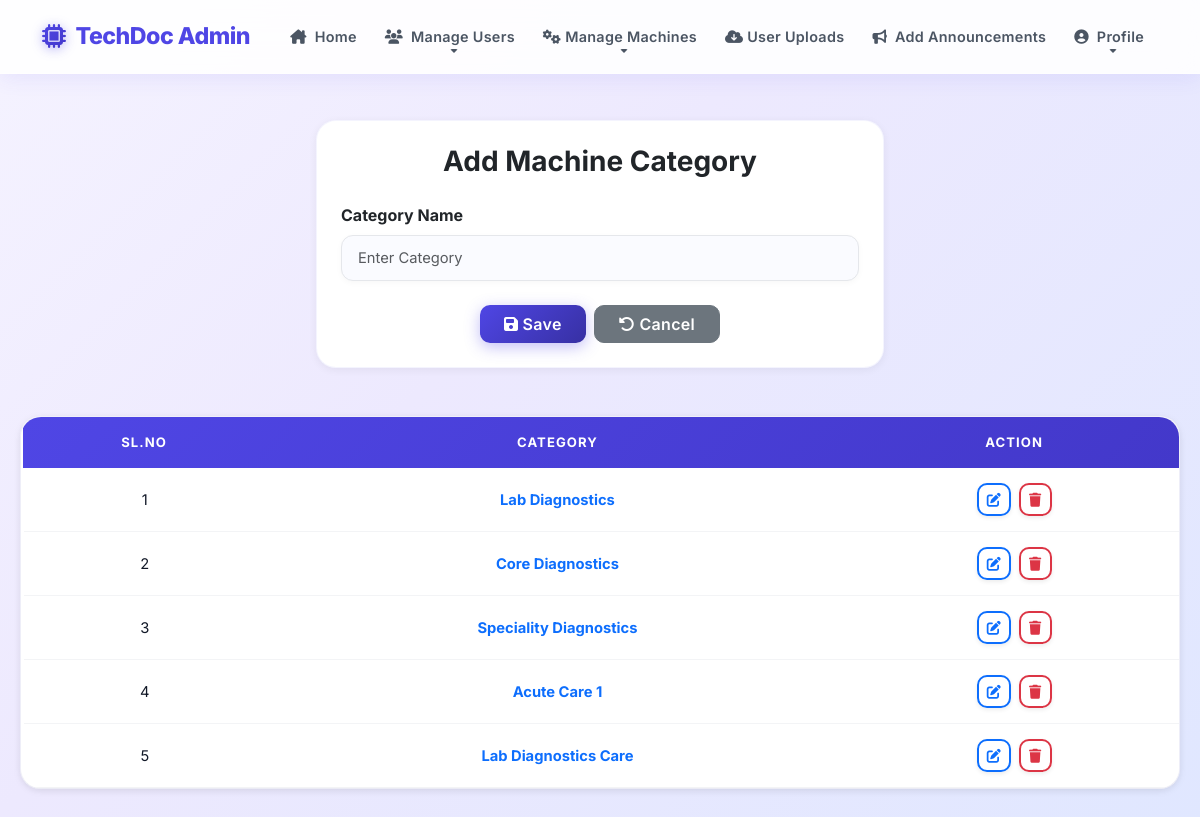
/wadmin/Addcategory/, run on the app's committed database.
### wadmin/models.py (models this page shows)
class MachineCategory(models.Model):
    category_name = models.CharField(max_length=100)
    class Meta:
        db_table = 'tbl_machine_category'

### wadmin/views.py (the view, shortened to what this page needs)
# urls.py: path('Addcategory/', views.addcategory,name="addcategory"),
def addcategory(request):
    categorydata = MachineCategory.objects.all()
    return render(request, "admin/AddMachineCategory.html", {
        'categories': categorydata
    })

### wadmin/Templates/admin/AddMachineCategory.html (shortened to what this page needs)
{% include 'admin/Header.html' %}
<div class="row mb-5 justify-content-center">
<div class="col-md-6">
<div class="card shadow-sm border-0 p-4">
<h3 class="mb-4 fw-bold text-center">
{% if cat %} Edit Machine Category {% else %} Add Machine Category {% endif %}
</h3>
<form action="" method="post">
<div class="mb-3">
<label class="form-label fw-bold">Category Name</label>
<input type="text"
class="form-control"
name="txtcat"
value="{{cat.category_name|default:''}}"
autocomplete="off"
placeholder="Enter Category"
required>
</div>
<div class="d-grid gap-2 d-md-flex justify-content-md-center mt-4">
<button type="submit"
class="btn btn-primary-custom px-4">
<i class="fa-solid fa-save"></i>
{% if cat %} Update {% else %} Save {% endif %}
</button>
<button type="reset"
class="btn btn-secondary px-4">
<i class="fa-solid fa-rotate-left"></i> Cancel
</button>
</div>
</form>
</div>
</div>
</div>
<div class="card shadow-sm border-0">
<div class="card-body p-0">
<table class="table table-custom table-hover m-0 w-100 text-center">
<thead class="text-center">
<tr>
<th>Sl.No</th>
<th>Category</th>
<th>Action</th>
</tr>
</thead>
<tbody>
{% for i in categories %}
<tr>
<td>{{forloop.counter}}</td>
<td class="fw-bold text-primary">
{{i.category_name}}
</td>
<td>
<div class="d-flex justify-content-center gap-2">
<a href="{% url 'wadmin:editcategory' i.id %}"
class="btn btn-sm btn-outline-primary shadow-sm">
<i class="fa-solid fa-pen-to-square"></i>
</a>
<a href="{% url 'wadmin:deletecategory' i.id %}"
class="btn btn-sm btn-outline-danger shadow-sm"
onclick="return confirm('Are you sure you want to delete this category?')">
<i class="fa-solid fa-trash"></i>
</a>
</div>
</td>
</tr>
{% endfor %}
</tbody>
</table>
</div>
</div>
</div>
</body>
</html>

### wadmin/Templates/admin/Header.html (style rules this page uses)
:root { --primary: #4f46e5; --primary-dark: #4338ca; --primary-deeper: #3730a3; --accent: #10b981; --danger: #ef4444; --warning: #f59e0b; --info: #06b6d4; --bg-page: linear-gradient(135deg, #f5f3ff 0%, #ede9fe 40%, #e0e7ff 100%); --text-main: #111827; --text-muted: #6b7280; --border-light: #e5e7eb; --shadow-sm: 0 2px 8px rgba(0, 0, 0, 0.06); --shadow-md: 0 8px 24px rgba(79, 70, 229, 0.14); --shadow-lg: 0 20px 40px rgba(79, 70, 229, 0.2); --radius: 12px; --radius-lg: 20px; }
body { font-family: 'Inter', sans-serif; background: var(--bg-page); min-height: 100vh; color: var(--text-main); overflow-x: hidden; padding-top: 80px; }
.table-custom { background: white; border-radius: var(--radius-lg); overflow: hidden; box-shadow: var(--shadow-sm); }
.table-custom thead tr { background: linear-gradient(135deg, var(--primary) 0%, var(--primary-dark) 100%) !important; }
.table-custom thead th { color: white !important; background: transparent !important; font-weight: 700; font-size: 0.82rem; letter-spacing: 0.08em; text-transform: uppercase; padding: 16px 18px; border: none !important; white-space: nowrap; }
.table-custom tbody tr { transition: all 0.25s ease; border-left: 3px solid transparent; animation: rowSlide 0.4s ease both; }
.table-custom tbody tr:nth-child(even) { background: rgba(79, 70, 229, 0.025); }
.table-custom td { padding: 15px 18px; vertical-align: middle; border-color: #f3f4f6; font-size: 0.92rem; color: var(--text-main); }
.table-custom tbody tr:nth-child(1) { animation-delay: 0.05s; }
.table-custom tbody tr:nth-child(2) { animation-delay: 0.1s; }
.table-custom tbody tr:nth-child(3) { animation-delay: 0.15s; }
.table-custom tbody tr:nth-child(4) { animation-delay: 0.2s; }
.table-custom tbody tr:nth-child(5) { animation-delay: 0.25s; }
.btn { font-weight: 600; letter-spacing: 0.02em; border-radius: 10px !important; transition: all 0.28s cubic-bezier(0.4, 0, 0.2, 1); position: relative; overflow: hidden; }
.btn::after { content: ''; position: absolute; top: 50%; left: 50%; width: 0; height: 0; background: rgba(255, 255, 255, 0.25); border-radius: 50%; transform: translate(-50%, -50%); transition: width 0.5s ease, height 0.5s ease, opacity 0.5s ease; opacity: 0; }
.btn i { transition: transform 0.25s ease; }
.btn-primary-custom { background: linear-gradient(135deg, var(--primary) 0%, var(--primary-deeper) 100%); border: none; color: white; box-shadow: 0 4px 15px rgba(79, 70, 229, 0.35); }
.btn-outline-primary { border-width: 2px; }
.btn-outline-danger { border-width: 2px; }
.form-control, .form-select { border-radius: var(--radius); padding: 11px 16px; border: 1.5px solid var(--border-light); background: #fafbff; font-size: 0.92rem; transition: all 0.3s ease; box-shadow: 0 2px 6px rgba(0, 0, 0, 0.03); }
.card { border-radius: var(--radius-lg) !important; border: 1px solid rgba(79, 70, 229, 0.06) !important; box-shadow: var(--shadow-sm) !important; transition: box-shadow 0.3s ease, transform 0.3s ease; }

### data on the page
MachineCategory: category_name "Lab Diagnostics"
MachineCategory: category_name "Core Diagnostics"
MachineCategory: category_name "Speciality Diagnostics"
MachineCategory: category_name "Acute Care 1"
MachineCategory: category_name "Lab Diagnostics Care"
